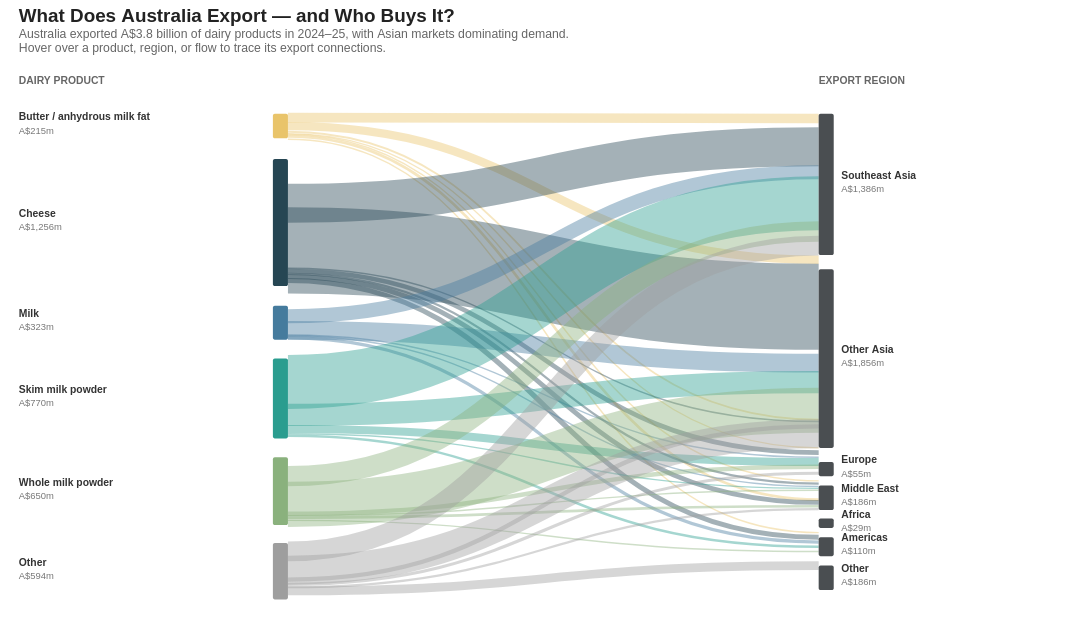

Specify this chart in Vega-Lite:
### Vega specification from a JSON file in a GitHub repository (floating-point values rounded to 4 significant figures)
{"$schema": "https://vega.github.io/schema/vega/v5.json", "width": 1120, "height": 536, "padding": {"top": 7, "left": 20, "right": 20, "bottom": 0}, "autosize": "pad", "title": {"text": "What Does Australia Export — and Who Buys It?", "subtitle": ["Australia exported A$3.8 billion of dairy products in 2024–25, with Asian markets dominating demand.", "Hover over a product, region, or flow to trace its export connections."], "anchor": "start", "frame": "group", "fontSize": 20, "fontWeight": "bold", "color": "#222222", "subtitleFontSize": 13, "subtitleColor": "#666666", "offset": 15}, "signals": [{"name": "nodeWidth", "value": 16}, {"name": "leftX", "value": 270}, {"name": "rightX", "value": 850}, {"name": "hoverConnection", "value": null, "on": [{"events": "mouseover[event.item && event.item.datum && event.item.mark.name && indexof(event.item.mark.name, 'linked_') === 0]", "update": "event.item.mark.name === 'linked_flows' ? {product: datum.product, region: datum.region} : indexof(event.item.mark.name, 'linked_products') === 0 ? {product: datum.name, region: null} : {product: null, region: datum.name}"}, {"events": "mouseout", "update": "null"}]}], "data": [{"name": "flows", "values": [{"product": "Butter / anhydrous milk fat", "region": "Southeast Asia", "value": 85, "sy": 24, "ty": 25}, {"product": "Butter / anhydrous milk fat", "region": "Other Asia", "value": 74, "sy": 33, "ty": 175}, {"product": "Butter / anhydrous milk fat", "region": "Europe", "value": 16, "sy": 39, "ty": 345}, {"product": "Butter / anhydrous milk fat", "region": "Middle East", "value": 5, "sy": 41, "ty": 375}, {"product": "Butter / anhydrous milk fat", "region": "Africa", "value": 4, "sy": 42, "ty": 410}, {"product": "Butter / anhydrous milk fat", "region": "Americas", "value": 24, "sy": 44, "ty": 430}, {"product": "Butter / anhydrous milk fat", "region": "Other", "value": 7, "sy": 47, "ty": 465}, {"product": "Cheese", "region": "Southeast Asia", "value": 344, "sy": 115, "ty": 55}, {"product": "Cheese", "region": "Other Asia", "value": 763, "sy": 165, "ty": 225}, {"product": "Cheese", "region": "Europe", "value": 1, "sy": 184, "ty": 347}, {"product": "Cheese", "region": "Middle East", "value": 41, "sy": 187, "ty": 380}, {"product": "Cheese", "region": "Africa", "value": 20, "sy": 190, "ty": 413}, {"product": "Cheese", "region": "Americas", "value": 42, "sy": 193, "ty": 433}, {"product": "Cheese", "region": "Other", "value": 45, "sy": 197, "ty": 470}, {"product": "Milk", "region": "Southeast Asia", "value": 124, "sy": 235, "ty": 82}, {"product": "Milk", "region": "Other Asia", "value": 166, "sy": 250, "ty": 285}, {"product": "Milk", "region": "Middle East", "value": 3, "sy": 255, "ty": 385}, {"product": "Milk", "region": "Africa", "value": 1, "sy": 256, "ty": 416}, {"product": "Milk", "region": "Other", "value": 29, "sy": 258, "ty": 475}, {"product": "Skim milk powder", "region": "Southeast Asia", "value": 478, "sy": 305, "ty": 115}, {"product": "Skim milk powder", "region": "Other Asia", "value": 197, "sy": 340, "ty": 305}, {"product": "Skim milk powder", "region": "Middle East", "value": 71, "sy": 355, "ty": 390}, {"product": "Skim milk powder", "region": "Africa", "value": 2, "sy": 360, "ty": 418}, {"product": "Skim milk powder", "region": "Other", "value": 22, "sy": 362, "ty": 480}, {"product": "Whole milk powder", "region": "Southeast Asia", "value": 181, "sy": 405, "ty": 145}, {"product": "Whole milk powder", "region": "Other Asia", "value": 399, "sy": 435, "ty": 335}, {"product": "Whole milk powder", "region": "Middle East", "value": 39, "sy": 445, "ty": 395}, {"product": "Whole milk powder", "region": "Africa", "value": 2, "sy": 447, "ty": 420}, {"product": "Whole milk powder", "region": "Americas", "value": 24, "sy": 449, "ty": 437}, {"product": "Whole milk powder", "region": "Other", "value": 5, "sy": 452, "ty": 485}, {"product": "Other", "region": "Southeast Asia", "value": 174, "sy": 485, "ty": 160}, {"product": "Other", "region": "Other Asia", "value": 257, "sy": 505, "ty": 360}, {"product": "Other", "region": "Europe", "value": 38, "sy": 515, "ty": 352}, {"product": "Other", "region": "Middle East", "value": 27, "sy": 520, "ty": 402}, {"product": "Other", "region": "Americas", "value": 20, "sy": 523, "ty": 440}, {"product": "Other", "region": "Other", "value": 78, "sy": 527, "ty": 500}], "transform": [{"type": "formula", "as": "strokeWidth", "expr": "max(1.5, datum.value * 0.12)"}, {"type": "formula", "as": "tooltipText", "expr": "datum.product + ' → ' + datum.region + ': A$' + format(datum.value, ',') + 'm'"}, {"type": "formula", "as": "connectionKey", "expr": "datum.product + '|' + datum.region"}]}, {"name": "products", "values": [{"name": "Butter / anhydrous milk fat", "value": 215, "y": 20, "h": 26}, {"name": "Cheese", "value": 1256, "y": 68, "h": 135}, {"name": "Milk", "value": 323, "y": 224, "h": 36}, {"name": "Skim milk powder", "value": 770, "y": 280, "h": 85}, {"name": "Whole milk powder", "value": 650, "y": 385, "h": 72}, {"name": "Other", "value": 594, "y": 476, "h": 60}], "transform": []}, {"name": "regions", "values": [{"name": "Southeast Asia", "value": 1386, "y": 20, "h": 150}, {"name": "Other Asia", "value": 1856, "y": 185, "h": 190}, {"name": "Europe", "value": 55, "y": 390, "h": 15}, {"name": "Middle East", "value": 186, "y": 415, "h": 26}, {"name": "Africa", "value": 29, "y": 450, "h": 10}, {"name": "Americas", "value": 110, "y": 470, "h": 20}, {"name": "Other", "value": 186, "y": 500, "h": 26}], "transform": []}], "scales": [{"name": "productColor", "type": "ordinal", "domain": ["Butter / anhydrous milk fat", "Cheese", "Milk", "Skim milk powder", "Whole milk powder", "Other"], "range": ["#E9C46A", "#264653", "#457B9D", "#2A9D8F", "#8AB17D", "#9E9E9E"]}], "marks": [{"type": "text", "encode": {"enter": {"x": {"value": 0}, "y": {"value": -12}, "text": {"value": "DAIRY PRODUCT"}, "align": {"value": "left"}, "fontSize": {"value": 11}, "fontWeight": {"value": "bold"}, "fill": {"value": "#666666"}}}}, {"type": "text", "encode": {"enter": {"x": {"signal": "rightX"}, "y": {"value": -12}, "text": {"value": "EXPORT REGION"}, "align": {"value": "left"}, "fontSize": {"value": 11}, "fontWeight": {"value": "bold"}, "fill": {"value": "#666666"}}}}, {"type": "path", "from": {"data": "flows"}, "encode": {"enter": {"stroke": {"scale": "productColor", "field": "product"}, "strokeWidth": {"field": "strokeWidth"}, "tooltip": {"field": "tooltipText"}}, "update": {"path": {"signal": "'M' + (leftX + nodeWidth) + ',' + datum.sy + ' C' + ((leftX + rightX) / 2) + ',' + datum.sy + ' ' + ((leftX + rightX) / 2) + ',' + datum.ty + ' ' + rightX + ',' + datum.ty"}, "strokeOpacity": {"signal": "hoverConnection === null ? 0.42 : (hoverConnection.product === null || datum.product === hoverConnection.product) && (hoverConnection.region === null || datum.region === hoverConnection.region) ? 0.95 : 0.06"}}}, "name": "linked_flows"}, {"type": "rect", "from": {"data": "products"}, "encode": {"enter": {"x": {"signal": "leftX"}, "x2": {"signal": "leftX + nodeWidth"}, "y": {"field": "y"}, "height": {"field": "h"}, "fill": {"scale": "productColor", "field": "name"}, "cornerRadius": {"value": 2}, "tooltip": {"signal": "datum.name + ': A$' + format(datum.value, ',') + 'm'"}}, "update": {"opacity": {"signal": "hoverConnection === null || (hoverConnection.product !== null ? datum.name === hoverConnection.product : indata('flows', 'connectionKey', datum.name + '|' + hoverConnection.region)) ? 1 : 0.25"}}}, "name": "linked_products_3"}, {"type": "text", "from": {"data": "products"}, "encode": {"enter": {"x": {"value": 0}, "y": {"field": "y"}, "dy": {"signal": "datum.h / 2 - 6"}, "text": {"field": "name"}, "align": {"value": "left"}, "fontSize": {"value": 11}, "fontWeight": {"value": "bold"}, "fill": {"value": "#333333"}, "tooltip": {"signal": "datum.name + ': A$' + format(datum.value, ',') + 'm'"}}, "update": {"opacity": {"signal": "hoverConnection === null || (hoverConnection.product !== null ? datum.name === hoverConnection.product : indata('flows', 'connectionKey', datum.name + '|' + hoverConnection.region)) ? 1 : 0.25"}}}, "name": "linked_products_4"}, {"type": "text", "from": {"data": "products"}, "encode": {"enter": {"x": {"value": 0}, "y": {"field": "y"}, "dy": {"signal": "datum.h / 2 + 8"}, "text": {"signal": "'A$' + format(datum.value, ',') + 'm'"}, "align": {"value": "left"}, "fontSize": {"value": 10}, "fill": {"value": "#777777"}, "tooltip": {"signal": "datum.name + ': A$' + format(datum.value, ',') + 'm'"}}, "update": {"opacity": {"signal": "hoverConnection === null || (hoverConnection.product !== null ? datum.name === hoverConnection.product : indata('flows', 'connectionKey', datum.name + '|' + hoverConnection.region)) ? 1 : 0.25"}}}, "name": "linked_products_5"}, {"type": "rect", "from": {"data": "regions"}, "encode": {"enter": {"x": {"signal": "rightX"}, "x2": {"signal": "rightX + nodeWidth"}, "y": {"field": "y"}, "height": {"field": "h"}, "fill": {"value": "#4A4E51"}, "cornerRadius": {"value": 2}, "tooltip": {"signal": "datum.name + ': A$' + format(datum.value, ',') + 'm'"}}, "update": {"opacity": {"signal": "hoverConnection === null || (hoverConnection.region !== null ? datum.name === hoverConnection.region : indata('flows', 'connectionKey', hoverConnection.product + '|' + datum.name)) ? 1 : 0.25"}}}, "name": "linked_regions_6"}, {"type": "text", "from": {"data": "regions"}, "encode": {"enter": {"x": {"signal": "rightX + nodeWidth + 8"}, "y": {"field": "y"}, "dy": {"signal": "datum.h / 2 - 6"}, "text": {"field": "name"}, "align": {"value": "left"}, "fontSize": {"value": 11}, "fontWeight": {"value": "bold"}, "fill": {"value": "#333333"}, "tooltip": {"signal": "datum.name + ': A$' + format(datum.value, ',') + 'm'"}}, "update": {"opacity": {"signal": "hoverConnection === null || (hoverConnection.region !== null ? datum.name === hoverConnection.region : indata('flows', 'connectionKey', hoverConnection.product + '|' + datum.name)) ? 1 : 0.25"}}}, "name": "linked_regions_7"}, {"type": "text", "from": {"data": "regions"}, "encode": {"enter": {"x": {"signal": "rightX + nodeWidth + 8"}, "y": {"field": "y"}, "dy": {"signal": "datum.h / 2 + 8"}, "text": {"signal": "'A$' + format(datum.value, ',') + 'm'"}, "align": {"value": "left"}, "fontSize": {"value": 10}, "fill": {"value": "#777777"}, "tooltip": {"signal": "datum.name + ': A$' + format(datum.value, ',') + 'm'"}}, "update": {"opacity": {"signal": "hoverConnection === null || (hoverConnection.region !== null ? datum.name === hoverConnection.region : indata('flows', 'connectionKey', hoverConnection.product + '|' + datum.name)) ? 1 : 0.25"}}}, "name": "linked_regions_8"}], "config": {"background": "white"}}
